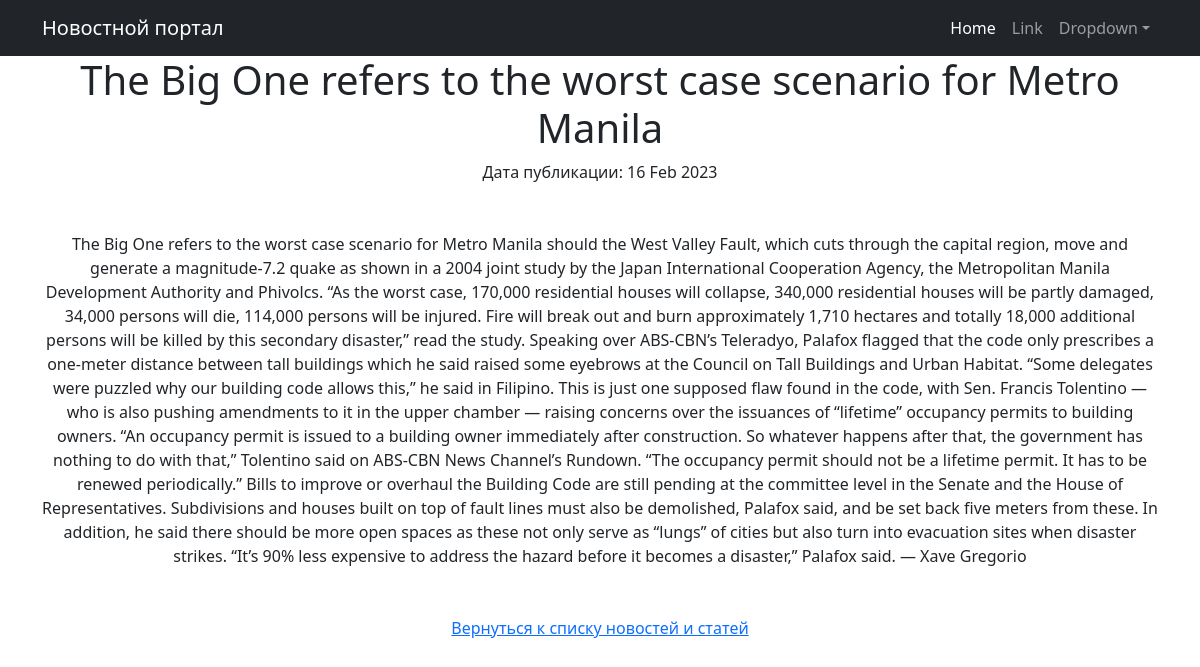
/news/42 (signed in), run on the app's committed database.
### news/models.py (models this page shows, shortened)
class Post(models.Model):
    author = models.ForeignKey(Author, on_delete=models.CASCADE)
    NEWS = 'NW'
    ARTICLE = 'AR'
    CATEGORY_CHOICES = (
        (NEWS, 'Новость'),
        (ARTICLE, 'Статья'),
    )
    categoryType = models.CharField(max_length=2, choices=CATEGORY_CHOICES, default=ARTICLE)
    dateCreation = models.DateTimeField(auto_now_add=True)
    postCategory = models.ManyToManyField(Category, through='PostCategory')
    title = models.CharField(max_length=128)
    text = models.TextField()
    rating = models.SmallIntegerField(default=0)

### news/views.py (the view)
# urls.py: path('<int:pk>', PostDetail.as_view(), name='post_detail'),
class PostDetail(DetailView):
    model = Post
    template_name = 'post.html'
    context_object_name = 'post'

### news/templatetags/custom_filters.py (called while the page is built)
@register.filter()
def censor(value):
    censor_replace = str(value)
    for key in censored_words.keys():
        censor_replace = censor_replace.replace(key, censored_words[key])
    return censor_replace

### templates/post.html (shortened to what this page needs)
{% extends 'flatpages/default.html' %}
{% load custom_filters %}
{% block content %}
<h1>{{ post.title|censor }}</h1>
    Дата публикации: {{ post.dateCreation|date:'d M Y' }} <br><br><br>
    {{ post.text| censor }}
<br><br><br>
<a href="{% url 'news' %}">Вернуться к списку новостей и статей</a><br>
<br>
{% endblock content %}

### data on the page
Post: title|censor "The Big One refers to the worst case scenario for Metro Manila", dateCreation "16 Feb 2023", text|censor "The Big One refers to the worst case scenario for Metro Manila should the West Valley Fault, which cuts through the capital region, move and generate a magnitude-7.2 quake as shown in a 2004 joint study by the Japan International Cooperation Agency, the Metropolitan Manila Development Authority and Phivolcs. “As the worst case, 170,000 residential houses will collapse, 340,000 residential houses will be partly damaged, 34,000 persons will die, 114,000 persons will be injured. Fire will break out and burn approximately 1,710 hectares and totally 18,000 additional persons will be killed by this secondary disaster,” read the study. Speaking over ABS-CBN’s Teleradyo, Palafox flagged that the…"
